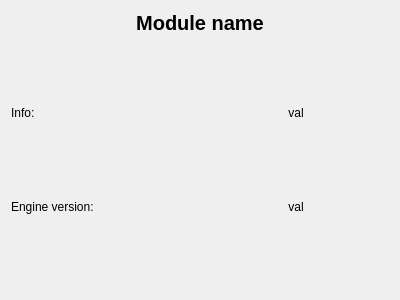
<?xml version="1.0" encoding="UTF-8"?>
<ui version="4.0">
 <class>ModuleInfoWidget</class>
 <widget class="QWidget" name="ModuleInfoWidget">
  <property name="geometry">
   <rect>
    <x>0</x>
    <y>0</y>
    <width>400</width>
    <height>300</height>
   </rect>
  </property>
  <property name="windowTitle">
   <string>Form</string>
  </property>
  <layout class="QGridLayout" name="gridLayout">
   <item row="2" column="1">
    <widget class="QLabel" name="infoVal">
     <property name="text">
      <string>val</string>
     </property>
     <property name="alignment">
      <set>Qt::AlignHCenter|Qt::AlignTop</set>
     </property>
    </widget>
   </item>
   <item row="2" column="0">
    <widget class="QLabel" name="infoLabel">
     <property name="text">
      <string>Info:</string>
     </property>
     <property name="alignment">
      <set>Qt::AlignLeading|Qt::AlignLeft|Qt::AlignTop</set>
     </property>
    </widget>
   </item>
   <item row="3" column="0">
    <widget class="QLabel" name="engineVerLabel">
     <property name="text">
      <string>Engine version:</string>
     </property>
     <property name="alignment">
      <set>Qt::AlignLeading|Qt::AlignLeft|Qt::AlignTop</set>
     </property>
    </widget>
   </item>
   <item row="3" column="1">
    <widget class="QLabel" name="engineVerVal">
     <property name="text">
      <string>val</string>
     </property>
     <property name="alignment">
      <set>Qt::AlignHCenter|Qt::AlignTop</set>
     </property>
    </widget>
   </item>
   <item row="1" column="0" colspan="2">
    <widget class="QLabel" name="moduleLabel">
     <property name="font">
      <font>
       <pointsize>15</pointsize>
       <weight>75</weight>
       <bold>true</bold>
      </font>
     </property>
     <property name="text">
      <string>Module name</string>
     </property>
     <property name="alignment">
      <set>Qt::AlignHCenter|Qt::AlignTop</set>
     </property>
    </widget>
   </item>
  </layout>
 </widget>
 <resources/>
 <connections/>
</ui>
